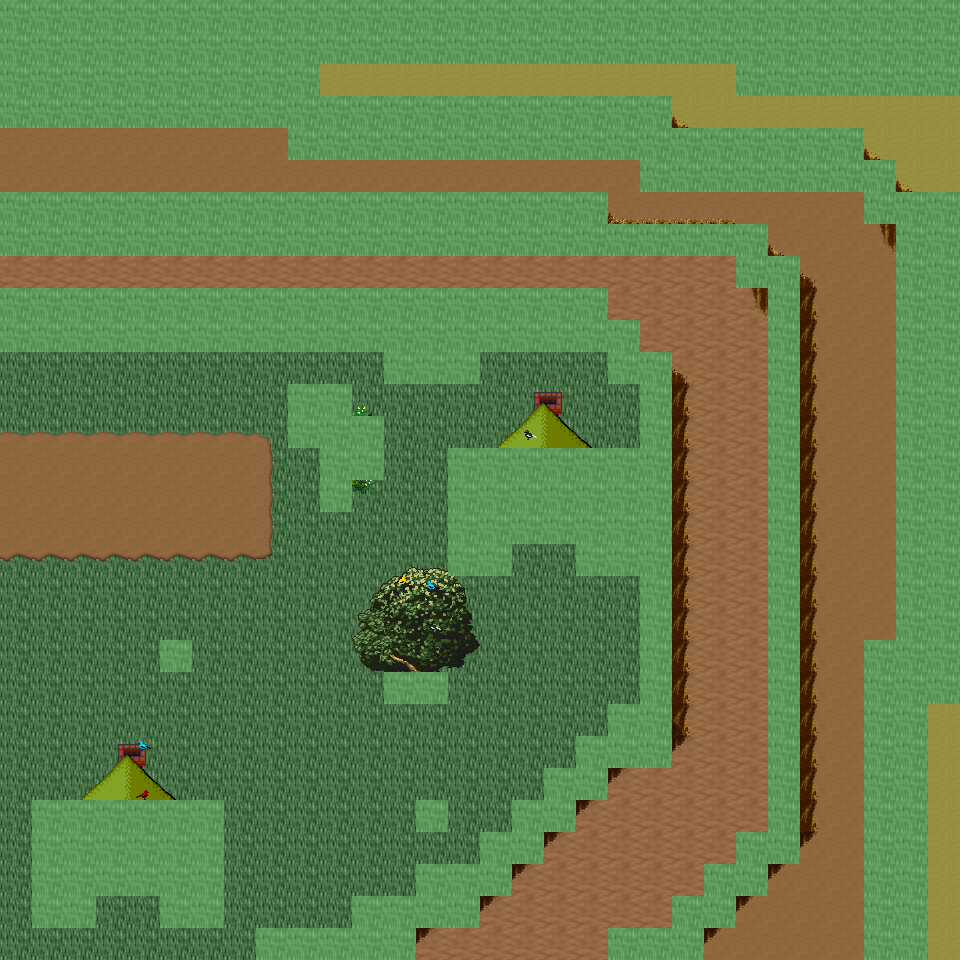

The image is a tile-based game level rendered from a .tmx file. Its description and source (layers, tilesets, objects; grid data summarised) follow:
An orthogonal 30x30 tile map with 32x32 px tiles, 6 tile layers (Ground, Object, Object2, Above, ...), 37 tilesets and 9 objects (9x mapExit).

<map version="1.0" orientation="orthogonal" renderorder="right-down" width="30" height="30" tilewidth="32" tileheight="32" nextobjectid="10">
  <tileset firstgid="1" name="tileset_ground_ground" tilewidth="32" tileheight="32" tilecount="33" columns="3">
    <image source="../drawable/tileset_ground_ground.png" width="96" height="352" />
  </tileset>
  <tileset firstgid="34" name="tileset_ground_ridge_earth_dark" tilewidth="32" tileheight="32" tilecount="96" columns="12">
    <image source="../drawable/tileset_ground_ridge_earth_dark.png" width="384" height="256" />
  </tileset>
  <tileset firstgid="130" name="tileset_logic_collision" tilewidth="32" tileheight="32" tilecount="1" columns="1">
    <image source="../drawable/tileset_logic_collision.png" width="32" height="32" />
  </tileset>
  <tileset firstgid="131" name="tileset_logic_portal" tilewidth="32" tileheight="32" tilecount="24" columns="8">
    <image source="../drawable/tileset_logic_portal.png" width="256" height="96" />
  </tileset>
  <tileset firstgid="155" name="tileset_building_fence_fence_chunky" tilewidth="32" tileheight="32" tilecount="21" columns="3">
    <image source="../drawable/tileset_building_fence_fence_chunky.png" width="96" height="224" />
  </tileset>
  <tileset firstgid="176" name="tileset_item_statue_girl_with_bird" tilewidth="32" tileheight="32" tilecount="12" columns="4">
    <image source="../drawable/tileset_item_statue_girl_with_bird.png" width="128" height="96" />
  </tileset>
  <tileset firstgid="188" name="tileset_plant_bush_hosta" tilewidth="32" tileheight="32" tilecount="9" columns="3">
    <image source="../drawable/tileset_plant_bush_hosta.png" width="96" height="96" />
  </tileset>
  <tileset firstgid="197" name="tileset_logic_item_sheepfood" tilewidth="32" tileheight="32" tilecount="1" columns="1">
    <image source="../drawable/tileset_logic_item_sheepfood.png" width="32" height="32" />
  </tileset>
  <tileset firstgid="198" name="tileset_ground_rock_rocks_3" tilewidth="32" tileheight="32" tilecount="16" columns="4">
    <image source="../drawable/tileset_ground_rock_rocks_3.png" width="128" height="128" />
  </tileset>
  <tileset firstgid="214" name="tileset_item_statue_crystal_statues" tilewidth="32" tileheight="32" tilecount="12" columns="6">
    <image source="../drawable/tileset_item_statue_crystal_statues.png" width="192" height="64" />
  </tileset>
  <tileset firstgid="226" name="tileset_plant_tree_maple_tree" tilewidth="32" tileheight="32" tilecount="72" columns="8">
    <image source="../drawable/tileset_plant_tree_maple_tree.png" width="256" height="288" />
  </tileset>
  <tileset firstgid="298" name="tileset_plant_stump_small_stump" tilewidth="32" tileheight="32" tilecount="4" columns="2">
    <image source="../drawable/tileset_plant_stump_small_stump.png" width="64" height="64" />
  </tileset>
  <tileset firstgid="302" name="tileset_item_statue_plants_potted_stone" tilewidth="32" tileheight="32" tilecount="6" columns="3">
    <image source="../drawable/tileset_item_statue_plants_potted_stone.png" width="96" height="64" />
  </tileset>
  <tileset firstgid="308" name="tileset_logic_creature_sheep" tilewidth="32" tileheight="32" tilecount="1" columns="1">
    <image source="../drawable/tileset_logic_creature_sheep.png" width="32" height="32" />
  </tileset>
  <tileset firstgid="309" name="tileset_furniture_chair_bench_white" tilewidth="32" tileheight="32" tilecount="8" columns="2">
    <image source="../drawable/tileset_furniture_chair_bench_white.png" width="64" height="128" />
  </tileset>
  <tileset firstgid="317" name="tileset_furniture_sink_dark_side_on" tilewidth="32" tileheight="32" tilecount="6" columns="3">
    <image source="../drawable/tileset_furniture_sink_dark_side_on.png" width="96" height="64" />
  </tileset>
  <tileset firstgid="323" name="tileset_object_birds" tilewidth="32" tileheight="32" tilecount="4" columns="2">
    <image source="../drawable/tileset_object_birds.png" width="64" height="64" />
  </tileset>
  <tileset firstgid="327" name="tileset_logic_creature_animal" tilewidth="32" tileheight="32" tilecount="32" columns="8">
    <image source="../drawable/tileset_logic_creature_animal.png" width="256" height="128" />
  </tileset>
  <tileset firstgid="359" name="tileset_ground_earth_edges" tilewidth="32" tileheight="32" tilecount="18" columns="6">
    <image source="../drawable/tileset_ground_earth_edges.png" width="192" height="96" />
  </tileset>
  <tileset firstgid="377" name="tileset_ground_grass_corners" tilewidth="32" tileheight="32" tilecount="24" columns="6">
    <image source="../drawable/tileset_ground_grass_corners.png" width="192" height="128" />
  </tileset>
  <tileset firstgid="401" name="tileset_building_stairs_stairs_grey" tilewidth="32" tileheight="32" tilecount="6" columns="3">
    <image source="../drawable/tileset_building_stairs_stairs_grey.png" width="96" height="64" />
  </tileset>
  <tileset firstgid="407" name="tileset_logic_creature_ent" tilewidth="32" tileheight="32" tilecount="4" columns="4">
    <image source="../drawable/tileset_logic_creature_ent.png" width="128" height="32" />
  </tileset>
  <tileset firstgid="411" name="tileset_plant_tree_pine_tree" tilewidth="32" tileheight="32" tilecount="20" columns="4">
    <image source="../drawable/tileset_plant_tree_pine_tree.png" width="128" height="160" />
  </tileset>
  <tileset firstgid="431" name="tileset_plant_tree_oak_tree" tilewidth="32" tileheight="32" tilecount="20" columns="4">
    <image source="../drawable/tileset_plant_tree_oak_tree.png" width="128" height="160" />
  </tileset>
  <tileset firstgid="451" name="tileset_plant_tree_chestnut_tree" tilewidth="32" tileheight="32" tilecount="20" columns="4">
    <image source="../drawable/tileset_plant_tree_chestnut_tree.png" width="128" height="160" />
  </tileset>
  <tileset firstgid="471" name="tileset_building_thatched_roof_cottage1" tilewidth="32" tileheight="32" tilecount="20" columns="4">
    <image source="../drawable/tileset_building_thatched_roof_cottage1.png" width="128" height="160" />
  </tileset>
  <tileset firstgid="491" name="tileset_building_thatched_roof_cottage2" tilewidth="32" tileheight="32" tilecount="20" columns="4">
    <image source="../drawable/tileset_building_thatched_roof_cottage2.png" width="128" height="160" />
  </tileset>
  <tileset firstgid="511" name="tileset_logic_item_vegetable" tilewidth="32" tileheight="32" tilecount="16" columns="8">
    <image source="../drawable/tileset_logic_item_vegetable.png" width="256" height="64" />
  </tileset>
  <tileset firstgid="527" name="tileset_object_well" tilewidth="32" tileheight="32" tilecount="4" columns="2">
    <image source="../drawable/tileset_object_well.png" width="64" height="64" />
  </tileset>
  <tileset firstgid="531" name="tileset_plant_flower_flower_bed_1" tilewidth="32" tileheight="32" tilecount="35" columns="7">
    <image source="../drawable/tileset_plant_flower_flower_bed_1.png" width="224" height="160" />
  </tileset>
  <tileset firstgid="566" name="tileset_plant_flower_small_flower_bed" tilewidth="32" tileheight="32" tilecount="12" columns="3">
    <image source="../drawable/tileset_plant_flower_small_flower_bed.png" width="96" height="128" />
  </tileset>
  <tileset firstgid="578" name="tileset_plant_flower_small_flower_bed_2" tilewidth="32" tileheight="32" tilecount="12" columns="3">
    <image source="../drawable/tileset_plant_flower_small_flower_bed_2.png" width="96" height="128" />
  </tileset>
  <tileset firstgid="590" name="tileset_plant_flower_foxgloves" tilewidth="32" tileheight="32" tilecount="4" columns="2">
    <image source="../drawable/tileset_plant_flower_foxgloves.png" width="64" height="64" />
  </tileset>
  <tileset firstgid="594" name="tileset_plant_flower_hothouse_flowers" tilewidth="32" tileheight="32" tilecount="72" columns="6">
    <image source="../drawable/tileset_plant_flower_hothouse_flowers.png" width="192" height="384" />
  </tileset>
  <tileset firstgid="666" name="tileset_plant_bush_bush_mult_colored" tilewidth="32" tileheight="32" tilecount="6" columns="3">
    <image source="../drawable/tileset_plant_bush_bush_mult_colored.png" width="96" height="64" />
  </tileset>
  <tileset firstgid="672" name="tileset_object_ents" tilewidth="32" tileheight="32" tilecount="50" columns="5">
    <image source="../drawable/tileset_object_ents.png" width="160" height="320" />
  </tileset>
  <tileset firstgid="722" name="tileset_ground_green_paving" tilewidth="32" tileheight="32" tilecount="18" columns="3">
    <image source="../drawable/tileset_ground_green_paving.png" width="96" height="192" />
  </tileset>
  <layer name="Ground" width="30" height="30">
    <data>[900 cells, 900 non-empty, 4 distinct tile ids]</data>
  </layer>
  <layer name="Object" width="30" height="30">
    <data>[900 cells, 337 non-empty, 71 distinct tile ids]</data>
  </layer>
  <layer name="Object2" width="30" height="30">
    <data>[900 cells, 142 non-empty, 13 distinct tile ids]</data>
  </layer>
  <layer name="Above" width="30" height="30">
    <data>[900 cells, 33 non-empty, 25 distinct tile ids]</data>
  </layer>
  <layer name="Above2" width="30" height="30">
    <data>[900 cells, 8 non-empty, 4 distinct tile ids]</data>
  </layer>
  <layer name="Walkable" width="30" height="30">
    <data>[900 cells, 379 non-empty, 1 distinct tile ids]</data>
  </layer>
  <objectgroup name="MapEvents">
    <object id="1" name="south" type="mapExit" x="0" y="928" width="256" height="32">
      <properties>
        <property name="map" value="level_0_x190_y9" />
        <property name="x" value="0" />
        <property name="y" value="1" />
      </properties>
    </object>
    <object id="2" name="south2" type="mapExit" x="416" y="928" width="192" height="32">
      <properties>
        <property name="map" value="level_0_x190_y9" />
        <property name="x" value="13" />
        <property name="y" value="1" />
      </properties>
    </object>
    <object id="3" name="south3" type="mapExit" x="704" y="928" width="160" height="32">
      <properties>
        <property name="map" value="level_0_x190_y9" />
        <property name="x" value="22" />
        <property name="y" value="1" />
      </properties>
    </object>
    <object id="4" name="south4" type="mapExit" x="928" y="928" width="32" height="32">
      <properties>
        <property name="map" value="level_0_x190_y9" />
        <property name="x" value="29" />
        <property name="y" value="1" />
      </properties>
    </object>
    <object id="5" name="west" type="mapExit" x="0" y="128" width="32" height="64">
      <properties>
        <property name="map" value="level_0_x189_y8" />
        <property name="x" value="28" />
        <property name="y" value="4" />
      </properties>
    </object>
    <object id="6" name="west2" type="mapExit" x="0" y="256" width="32" height="32">
      <properties>
        <property name="map" value="level_0_x189_y8" />
        <property name="x" value="28" />
        <property name="y" value="8" />
      </properties>
    </object>
    <object id="7" name="west3" type="mapExit" x="0" y="352" width="32" height="608">
      <properties>
        <property name="map" value="level_0_x189_y8" />
        <property name="x" value="28" />
        <property name="y" value="11" />
      </properties>
    </object>
    <object id="8" name="east" type="mapExit" x="928" y="96" width="32" height="96">
      <properties>
        <property name="map" value="level_0_x191_y8" />
        <property name="x" value="1" />
        <property name="y" value="3" />
      </properties>
    </object>
    <object id="9" name="east2" type="mapExit" x="928" y="704" width="32" height="256">
      <properties>
        <property name="map" value="level_0_x191_y8" />
        <property name="x" value="1" />
        <property name="y" value="22" />
      </properties>
    </object>
  </objectgroup>
</map>
